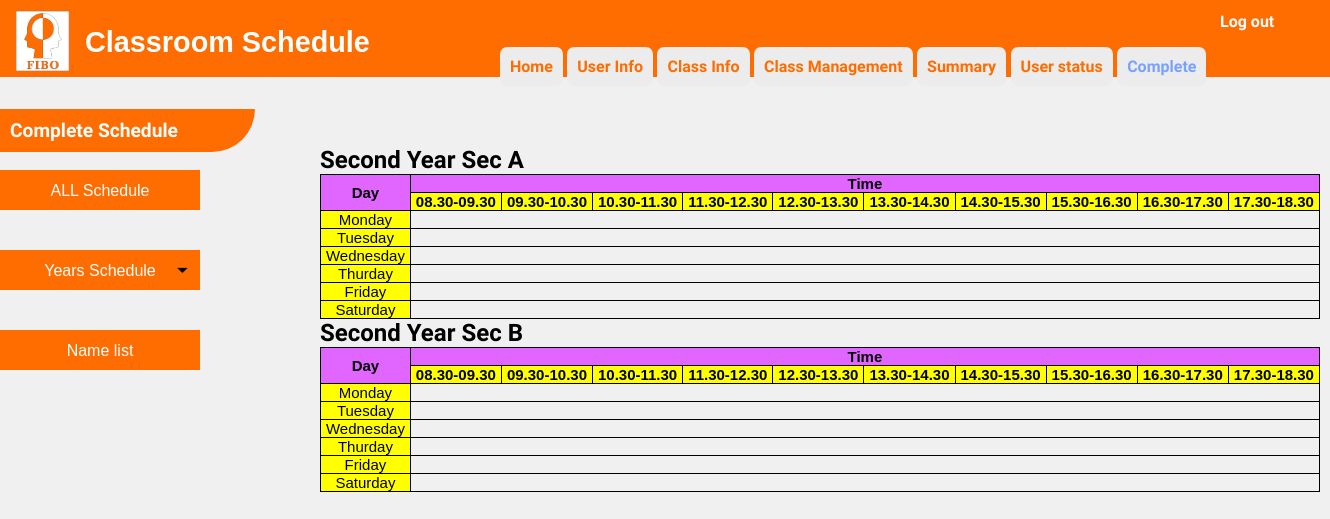
/admin7-b2.php, run on an earlier commit of the app's database.
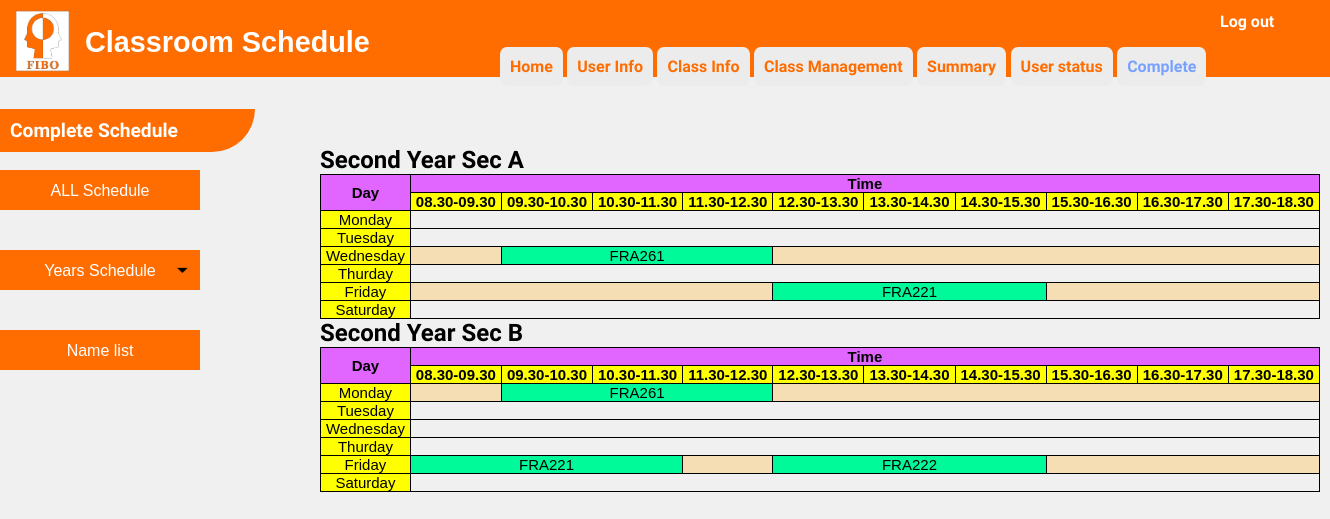
And on a later commit of the database.
### tables this page shows
CREATE TABLE `table_subject_description_output` (
  `No` int(100) NOT NULL,
  `subject_level` varchar(100) NOT NULL,
  `subject_code` varchar(100) NOT NULL,
  `subject_name` varchar(100) NOT NULL,
  `subject_hour_per_week` varchar(100) NOT NULL,
  `subject_hour_per_day` varchar(100) NOT NULL,
  `subject_sec` varchar(100) NOT NULL,
  `Day` varchar(100) NOT NULL,
  `start_time` varchar(100) NOT NULL
);

### admin7-b2.php (the view, shortened to what the changed rows need)
<?php
      require 'dbconfig/config.php';
?>
<!DOCTYPE html>
<html lang="en">
  <head>
    <link rel="stylesheet" type="text/css" href="css/admin7-1.css">
    <link rel="stylesheet" type="text/css" href="css/admin7-2.css">
  </head>
  <body >
        <div  style="margin-top: -300px; margin-left: 320px" class="show">
        <h1>Second Year Sec A</h1>
        <table>
        <tr class="head">
            <th rowspan="2">
                Day
            </th>
            <th colspan="10">
                Time
            </th>
        </tr>
        <tr  class="head-time">
            <th>
                08.30-09.30
            </th>
            <th>
                09.30-10.30
            </th>
            <th>
                10.30-11.30
            </th>
            <th>
                11.30-12.30
            </th>
            <th>
                12.30-13.30
            </th>
            <th>
                13.30-14.30
            </th>
            <th>
                14.30-15.30
            </th>
            <th>
                15.30-16.30
            </th>
            <th>
                16.30-17.30
            </th>
            <th>
                17.30-18.30
            </th>
        </tr>
    <tr>
        <td style="background-color: yellow">
            Wednesday
        </td>
        <?php
            $count = 0;
            $check1 = 0;
            $check2 = 0;
            $check3 = 0;
            $sql = "SELECT * FROM table_subject_description_output";
            $smyData = mysqli_query($con, $sql);
            while($row = mysqli_fetch_array($smyData)) {
                $hour = (int)$row['subject_hour_per_day'];
                $time = (int)$row['start_time'];
                if($row['subject_level'] == "2" ) {
                    if($row['subject_sec'] == "A") {
                        if($row['Day'] == "2"){
                            if($time == 99) {
                                echo "<td style='background-color: wheat;' colspan='10'></td>";
                            }
                            else if($time >= 0) {
                                $count = $count + 1;
                                if($count == 1) {
                                    if($time == 0) {
                                        echo "<td style='background-color: #00FA9A' colspan='$hour'>" . $row['subject_code'] . "</td>";
                                        $check1 = $check1 + $hour;
                                    }
                                    else if($time > 0) {
                                        echo "<td style='background-color: wheat;' colspan='$time'></td>";
                                        echo "<td style='background-color: #00FA9A' colspan='$hour'>" . $row['subject_code'] . "</td>";
                                        $check1 = $check1 + $time + $hour;
                                    }
                                }
                            }
                        }
                    }
                }
            }
            $total = $check1 + $check2 + $check3;
            if(!$total == 0) {
                echo "<td style='background-color: wheat;' colspan='10-$total'></td>";
            }
        ?>
    </tr>
    <tr>
        <td style="background-color: yellow">
            Friday
        </td>
        <?php
            $count = 0;
            $check1 = 0;
            $check2 = 0;
            $check3 = 0;
            $sql = "SELECT * FROM table_subject_description_output";
            $smyData = mysqli_query($con, $sql);
            while($row = mysqli_fetch_array($smyData)) {
                $hour = (int)$row['subject_hour_per_day'];
                $time = (int)$row['start_time'];
                if($row['subject_level'] == "2" ) {
                    if($row['subject_sec'] == "A") {
                        if($row['Day'] == "4"){
                            if($time == 99) {
                                echo "<td style='background-color: wheat;' colspan='10'></td>";
                            }
                            else if($time >= 0) {
                                $count = $count + 1;
                                if($count == 1) {
                                    if($time == 0) {
                                        echo "<td style='background-color: #00FA9A' colspan='$hour'>" . $row['subject_code'] . "</td>";
                                        $check1 = $check1 + $hour;
                                    }
                                    else if($time > 0) {
                                        echo "<td style='background-color: wheat;' colspan='$time'></td>";
                                        echo "<td style='background-color: #00FA9A' colspan='$hour'>" . $row['subject_code'] . "</td>";
                                        $check1 = $check1 + $time + $hour;
                                    }
                                }
                            }
                        }
                    }
                }
            }
            $total = $check1 + $check2 + $check3;
            if(!$total == 0) {
                echo "<td style='background-color: wheat;' colspan='10-$total'></td>";
            }
        ?>
    </tr>
        </table>
        <h1>Second Year Sec B</h1>
        <table>
        <tr class="head">
            <th rowspan="2">
                Day
            </th>
            <th colspan="10">
                Time
            </th>
        </tr>
        <tr  class="head-time">
            <th>
                08.30-09.30
            </th>
            <th>
                09.30-10.30
            </th>
            <th>
                10.30-11.30
            </th>
            <th>
                11.30-12.30
            </th>
            <th>
                12.30-13.30
            </th>
            <th>
                13.30-14.30
            </th>
            <th>
                14.30-15.30
            </th>
            <th>
                15.30-16.30
            </th>
            <th>
                16.30-17.30
            </th>
            <th>
                17.30-18.30
            </th>
        </tr>
        <tr>
        <td style="background-color: yellow">
            Monday
        </td>
        <?php
            $count = 0;
            $check1 = 0;
            $check2 = 0;
            $check3 = 0;
            $sql = "SELECT * FROM table_subject_description_output";
            $smyData = mysqli_query($con, $sql);
            while($row = mysqli_fetch_array($smyData)) {
                $hour = (int)$row['subject_hour_per_day'];
                $time = (int)$row['start_time'];
                if($row['subject_level'] == "2" ) {
                    if($row['subject_sec'] == "B") {
                        if($row['Day'] == "0"){
                            if($time == 99) {
                                echo "<td style='background-color: wheat;' colspan='10'></td>";
                            }
                            else if($time >= 0) {
                                $count = $count + 1;
                                if($count == 1) {
                                    if($time == 0) {
                                        echo "<td style='background-color: #00FA9A' colspan='$hour'>" . $row['subject_code'] . "</td>";
                                        $check1 = $check1 + $hour;
                                    }
                                    else if($time > 0) {
                                        echo "<td style='background-color: wheat;' colspan='$time'></td>";
                                        echo "<td style='background-color: #00FA9A' colspan='$hour'>" . $row['subject_code'] . "</td>";
                                        $check1 = $check1 + $time + $hour;
                                    }
                                }
                            }
                        }
                    }
                }
            }
            $total = $check1 + $check2 + $check3;
            if(!$total == 0) {
                echo "<td style='background-color: wheat;' colspan='10-$total'></td>";
            }
        ?>
    </tr>
    <tr>
        <td style="background-color: yellow">
            Friday
        </td>
        <?php
            $count = 0;
            $check1 = 0;
            $check2 = 0;
            $check3 = 0;
            $sql = "SELECT * FROM table_subject_description_output";
            $smyData = mysqli_query($con, $sql);
            while($row = mysqli_fetch_array($smyData)) {
                $hour = (int)$row['subject_hour_per_day'];
                $time = (int)$row['start_time'];
                if($row['subject_level'] == "2" ) {
                    if($row['subject_sec'] == "B") {
                        if($row['Day'] == "4"){
                            if($time == 99) {
                                echo "<td style='background-color: wheat;' colspan='10'></td>";
                            }
                            else if($time >= 0) {
                                $count = $count + 1;
                                if($count == 1) {
                                    if($time == 0) {
                                        echo "<td style='background-color: #00FA9A' colspan='$hour'>" . $row['subject_code'] . "</td>";
                                        $check1 = $check1 + $hour;
                                    }
                                    else if($time > 0) {
                                        echo "<td style='background-color: wheat;' colspan='$time'></td>";
                                        echo "<td style='background-color: #00FA9A' colspan='$hour'>" . $row['subject_code'] . "</td>";
                                        $check1 = $check1 + $time + $hour;
                                    }
                                }
                                else if($count == 2) {
                                    $sum = abs($check1 - 1);
                                    if($time == 1) {
                                        if(abs($check1 - 1) == 0) {
                                            echo "<td style='background-color: #00FA9A' colspan='$hour'>" . $row['subject_code'] . "</td>";
                                            $check2 = $check1 + $hour + $sum;
                                        }
                                        else {
                                            echo "<td style='background-color: wheat;' colspan='$sum'></td>";
                                            echo "<td style='background-color: #00FA9A' colspan='$hour'>" . $row['subject_code'] . "</td>";
                                            $check2 = $check1 + $hour + abs($check1 - 1);
                                        }
                                    }
                                    else if($time == 4) {
                                        $sum = abs($check1 - 4);
                                        if(abs($check1 - 4) == 0) {
                                            echo "<td style='background-color: #00FA9A' colspan='$hour'>" . $row['subject_code'] . "</td>";
                                            $check2 = $check1 + $hour + $sum;
                                        }
                                        else {
                                            echo "<td style='background-color: wheat;' colspan='$sum'></td>";
                                            echo "<td style='background-color: #00FA9A' colspan='$hour'>" . $row['subject_code'] . "</td>";
                                            $check2 = $check1 + $hour + $sum;
                                        }
                                    }
                                }
                            }
                        }
                    }
                }
            }
            $total = $check1 + $check2 + $check3;
            if(!$total == 0) {
                echo "<td style='background-color: wheat;' colspan='10-$total'></td>";
            }
        ?>
    </tr>
        </table>
  </body>
</html>

What changed in the data, as far as the page shows it:
added table_subject_description_output: subject_code "FRA261", shown under "Second Year Sec A"
now on this page (row edited): table_subject_description_output: subject_code "FRA221"
changed table_subject_description_output (number 2 of 5 on the later page): start_time "7" → "4" (drawn)
added table_subject_description_output: subject_code "FRA261", shown under "Second Year Sec B"
now on this page (row edited): table_subject_description_output: subject_code "FRA221"
now on this page (row edited): table_subject_description_output: subject_code "FRA222"
changed table_subject_description_output: subject_hour_per_day "2" → "3" (drawn)
